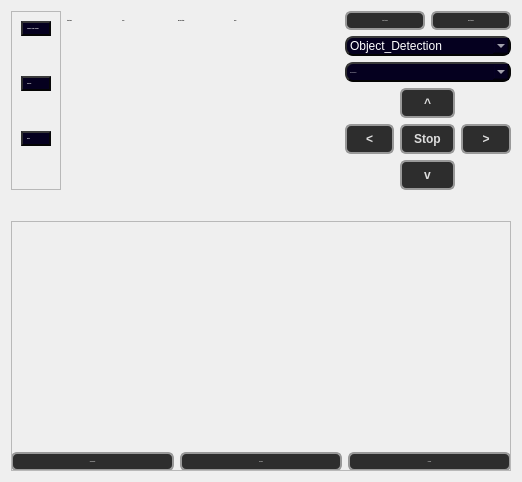
      <widget class="QWidget" name="widget">
       <attribute name="title">
        <string>Main</string>
       </attribute>
       <layout class="QGridLayout" name="gridLayout_5">
        <item row="0" column="1">
         <widget class="QLabel" name="lab_Task_Time">
          <property name="font">
           <font>
            <family>Segon Ui</family>
            <pointsize>-1</pointsize>
            <bold>true</bold>
           </font>
          </property>
          <property name="text">
           <string>task time:</string>
          </property>
         </widget>
        </item>
        <item row="2" column="1" rowspan="4" colspan="5">
         <widget class="QLabel" name="mainDisplay">
          <property name="font">
           <font>
            <family>Segon Ui</family>
            <pointsize>-1</pointsize>
           </font>
          </property>
          <property name="text">
           <string/>
          </property>
          <property name="scaledContents">
           <bool>true</bool>
          </property>
         </widget>
        </item>
        <item row="0" column="6" colspan="3">
         <layout class="QHBoxLayout" name="Timer_Btns_Layout">
          <item>
           <widget class="QPushButton" name="startButton">
            <property name="font">
             <font>
              <family>Segon Ui</family>
              <pointsize>-1</pointsize>
              <bold>true</bold>
             </font>
            </property>
            <property name="styleSheet">
             <string notr="true">QPushButton {
    background-color: #2d2d2d;          /* same tone as slider sub-page */
    border: 2px solid #999;             /* metallic border like slider lever */
    border-radius: 6px;
    padding: 6px 12px;
    color: #dddddd;
    font-weight: bold;
}

/* Hover effect: subtle brightness increase */
QPushButton:hover {
    background-color: #3a3a3a;
    border-color: #ccc;
}

QPushButton:pressed {
    background: qlineargradient(x1:0, y1:0, x2:0, y2:1,
        stop:0 #1a1a2a, stop:0.5 #0a0a1a, stop:1 #00000a);
    color: #a0a0ff;
    border: 2px solid #5555ff;
    text-shadow: 0px 0px 8px rgba(100, 100, 255, 0.7);
    box-shadow: 0px 0px 15px rgba(100, 100, 255, 0.4);
}</string>
            </property>
            <property name="text">
             <string>Start Timer</string>
            </property>
           </widget>
          </item>
          <item>
           <widget class="QPushButton" name="resetButton">
            <property name="font">
             <font>
              <family>Segon Ui</family>
              <pointsize>-1</pointsize>
              <bold>true</bold>
             </font>
            </property>
            <property name="styleSheet">
             <string notr="true">QPushButton {
    background-color: #2d2d2d;          /* same tone as slider sub-page */
    border: 2px solid #999;             /* metallic border like slider lever */
    border-radius: 6px;
    padding: 6px 12px;
    color: #dddddd;
    font-weight: bold;
}

/* Hover effect: subtle brightness increase */
QPushButton:hover {
    background-color: #3a3a3a;
    border-color: #ccc;
}

QPushButton:pressed {
    background: qlineargradient(x1:0, y1:0, x2:0, y2:1,
        stop:0 #1a1a2a, stop:0.5 #0a0a1a, stop:1 #00000a);
    color: #a0a0ff;
    border: 2px solid #5555ff;
    text-shadow: 0px 0px 8px rgba(100, 100, 255, 0.7);
    box-shadow: 0px 0px 15px rgba(100, 100, 255, 0.4);
}</string>
            </property>
            <property name="text">
             <string>Reset Timer</string>
            </property>
           </widget>
          </item>
         </layout>
        </item>
        <item row="4" column="8">
         <widget class="QPushButton" name="Right">
          <property name="styleSheet">
           <string notr="true">QPushButton {
    background-color: #2d2d2d;          /* same tone as slider sub-page */
    border: 2px solid #999;             /* metallic border like slider lever */
    border-radius: 6px;
    padding: 6px 12px;
    color: #dddddd;
    font-weight: bold;
}

/* Hover effect: subtle brightness increase */
QPushButton:hover {
    background-color: #3a3a3a;
    border-color: #ccc;
}

QPushButton:pressed {
    background: qlineargradient(x1:0, y1:0, x2:0, y2:1,
        stop:0 #1a1a2a, stop:0.5 #0a0a1a, stop:1 #00000a);
    color: #a0a0ff;
    border: 2px solid #5555ff;
    text-shadow: 0px 0px 8px rgba(100, 100, 255, 0.7);
    box-shadow: 0px 0px 15px rgba(100, 100, 255, 0.4);
}</string>
          </property>
          <property name="text">
           <string>&gt;</string>
          </property>
          <property name="icon">
           <iconset>
            <normalon>../DELL/OneDrive/Desktop/Amen/download/arrow-right (1).svg</normalon>
           </iconset>
          </property>
          <property name="iconSize">
           <size>
            <width>24</width>
            <height>24</height>
           </size>
          </property>
          <property name="shortcut">
           <string>D</string>
          </property>
         </widget>
        </item>
        <item row="5" column="7">
         <widget class="QPushButton" name="Down">
          <property name="palette">
           <palette>
            <active>
             <colorrole role="WindowText">
              <brush brushstyle="SolidPattern">
               <color alpha="255">
                <red>221</red>
                <green>221</green>
                <blue>221</blue>
               </color>
              </brush>
             </colorrole>
             <colorrole role="Button">
              <brush brushstyle="SolidPattern">
               <color alpha="255">
                <red>45</red>
                <green>45</green>
                <blue>45</blue>
               </color>
              </brush>
             </colorrole>
             <colorrole role="Text">
              <brush brushstyle="SolidPattern">
               <color alpha="255">
                <red>221</red>
                <green>221</green>
                <blue>221</blue>
               </color>
              </brush>
             </colorrole>
             <colorrole role="ButtonText">
              <brush brushstyle="SolidPattern">
               <color alpha="255">
                <red>221</red>
                <green>221</green>
                <blue>221</blue>
               </color>
              </brush>
             </colorrole>
             <colorrole role="Base">
              <brush brushstyle="SolidPattern">
               <color alpha="255">
                <red>45</red>
                <green>45</green>
                <blue>45</blue>
               </color>
              </brush>
             </colorrole>
             <colorrole role="Window">
              <brush brushstyle="SolidPattern">
               <color alpha="255">
                <red>45</red>
                <green>45</green>
                <blue>45</blue>
               </color>
              </brush>
             </colorrole>
             <colorrole role="Highlight">
              <brush brushstyle="SolidPattern">
               <color alpha="255">
                <red>0</red>
                <green>77</green>
                <blue>64</blue>
               </color>
              </brush>
             </colorrole>
             <colorrole role="HighlightedText">
              <brush brushstyle="SolidPattern">
               <color alpha="255">
                <red>255</red>
                <green>255</green>
                <blue>255</blue>
               </color>
              </brush>
             </colorrole>
             <colorrole role="PlaceholderText">
              <brush brushstyle="SolidPattern">
               <color alpha="128">
                <red>221</red>
                <green>221</green>
                <blue>221</blue>
               </color>
              </brush>
             </colorrole>
            </active>
            <inactive>
             <colorrole role="WindowText">
              <brush brushstyle="SolidPattern">
               <color alpha="255">
                <red>221</red>
                <green>221</green>
                <blue>221</blue>
               </color>
              </brush>
             </colorrole>
             <colorrole role="Button">
              <brush brushstyle="SolidPattern">
               <color alpha="255">
                <red>45</red>
                <green>45</green>
                <blue>45</blue>
               </color>
              </brush>
             </colorrole>
             <colorrole role="Text">
              <brush brushstyle="SolidPattern">
               <color alpha="255">
                <red>221</red>
                <green>221</green>
                <blue>221</blue>
               </color>
              </brush>
             </colorrole>
             <colorrole role="ButtonText">
              <brush brushstyle="SolidPattern">
               <color alpha="255">
                <red>221</red>
                <green>221</green>
                <blue>221</blue>
               </color>
              </brush>
             </colorrole>
             <colorrole role="Base">
              <brush brushstyle="SolidPattern">
               <color alpha="255">
                <red>45</red>
                <green>45</green>
                <blue>45</blue>
               </color>
              </brush>
             </colorrole>
             <colorrole role="Window">
              <brush brushstyle="SolidPattern">
               <color alpha="255">
                <red>45</red>
                <green>45</green>
                <blue>45</blue>
               </color>
              </brush>
             </colorrole>
             <colorrole role="Highlight">
              <brush brushstyle="SolidPattern">
               <color alpha="255">
                <red>0</red>
                <green>77</green>
                <blue>64</blue>
               </color>
              </brush>
             </colorrole>
             <colorrole role="HighlightedText">
              <brush brushstyle="SolidPattern">
               <color alpha="255">
                <red>255</red>
                <green>255</green>
                <blue>255</blue>
               </color>
              </brush>
             </colorrole>
             <colorrole role="PlaceholderText">
              <brush brushstyle="SolidPattern">
               <color alpha="128">
                <red>221</red>
                <green>221</green>
                <blue>221</blue>
               </color>
              </brush>
             </colorrole>
            </inactive>
            <disabled>
             <colorrole role="WindowText">
              <brush brushstyle="SolidPattern">
               <color alpha="255">
                <red>221</red>
                <green>221</green>
                <blue>221</blue>
               </color>
              </brush>
             </colorrole>
             <colorrole role="Button">
              <brush brushstyle="SolidPattern">
               <color alpha="255">
                <red>45</red>
                <green>45</green>
                <blue>45</blue>
               </color>
              </brush>
             </colorrole>
             <colorrole role="Text">
              <brush brushstyle="SolidPattern">
               <color alpha="255">
                <red>221</red>
                <green>221</green>
                <blue>221</blue>
               </color>
              </brush>
             </colorrole>
             <colorrole role="ButtonText">
              <brush brushstyle="SolidPattern">
               <color alpha="255">
                <red>221</red>
                <green>221</green>
                <blue>221</blue>
               </color>
              </brush>
             </colorrole>
             <colorrole role="Base">
              <brush brushstyle="SolidPattern">
               <color alpha="255">
                <red>45</red>
                <green>45</green>
                <blue>45</blue>
               </color>
              </brush>
             </colorrole>
             <colorrole role="Window">
              <brush brushstyle="SolidPattern">
               <color alpha="255">
                <red>45</red>
                <green>45</green>
                <blue>45</blue>
               </color>
              </brush>
             </colorrole>
             <colorrole role="Highlight">
              <brush brushstyle="SolidPattern">
               <color alpha="255">
                <red>0</red>
                <green>77</green>
                <blue>64</blue>
               </color>
              </brush>
             </colorrole>
             <colorrole role="HighlightedText">
              <brush brushstyle="SolidPattern">
               <color alpha="255">
                <red>255</red>
                <green>255</green>
                <blue>255</blue>
               </color>
              </brush>
             </colorrole>
             <colorrole role="PlaceholderText">
              <brush brushstyle="SolidPattern">
               <color alpha="128">
                <red>221</red>
                <green>221</green>
                <blue>221</blue>
               </color>
              </brush>
             </colorrole>
            </disabled>
           </palette>
          </property>
          <property name="styleSheet">
           <string notr="true">QPushButton {
    background-color: #2d2d2d;          /* same tone as slider sub-page */
    border: 2px solid #999;             /* metallic border like slider lever */
    border-radius: 6px;
    padding: 6px 12px;
    color: #dddddd;
    font-weight: bold;
}

/* Hover effect: subtle brightness increase */
QPushButton:hover {
    background-color: #3a3a3a;
    border-color: #ccc;
}

QPushButton:pressed {
    background: qlineargradient(x1:0, y1:0, x2:0, y2:1,
        stop:0 #1a1a2a, stop:0.5 #0a0a1a, stop:1 #00000a);
    color: #a0a0ff;
    border: 2px solid #5555ff;
    text-shadow: 0px 0px 8px rgba(100, 100, 255, 0.7);
    box-shadow: 0px 0px 15px rgba(100, 100, 255, 0.4);
}</string>
          </property>
          <property name="text">
           <string>v</string>
          </property>
          <property name="icon">
           <iconset theme="white">
            <normalon>../DELL/OneDrive/Desktop/Amen/download/arrow-down (1).svg</normalon>
           </iconset>
          </property>
          <property name="iconSize">
           <size>
            <width>24</width>
            <height>24</height>
           </size>
          </property>
          <property name="shortcut">
           <string>S</string>
          </property>
         </widget>
        </item>
        <item row="0" column="2">
         <widget class="QLabel" name="taskLabel">
          <property name="font">
           <font>
            <family>Segon Ui</family>
            <pointsize>-1</pointsize>
            <bold>true</bold>
           </font>
          </property>
          <property name="text">
           <string>15:00</string>
          </property>
         </widget>
        </item>
        <item row="4" column="6">
         <widget class="QPushButton" name="Left">
          <property name="minimumSize">
           <size>
            <width>0</width>
            <height>0</height>
           </size>
          </property>
          <property name="styleSheet">
           <string notr="true">QPushButton {
    background-color: #2d2d2d;          /* same tone as slider sub-page */
    border: 2px solid #999;             /* metallic border like slider lever */
    border-radius: 6px;
    padding: 6px 12px;
    color: #dddddd;
    font-weight: bold;
}

/* Hover effect: subtle brightness increase */
QPushButton:hover {
    background-color: #3a3a3a;
    border-color: #ccc;
}

QPushButton:pressed {
    background: qlineargradient(x1:0, y1:0, x2:0, y2:1,
        stop:0 #1a1a2a, stop:0.5 #0a0a1a, stop:1 #00000a);
    color: #a0a0ff;
    border: 2px solid #5555ff;
    text-shadow: 0px 0px 8px rgba(100, 100, 255, 0.7);
    box-shadow: 0px 0px 15px rgba(100, 100, 255, 0.4);
}</string>
          </property>
          <property name="text">
           <string>&lt;</string>
          </property>
          <property name="icon">
           <iconset>
            <normalon>../DELL/OneDrive/Desktop/Amen/download/arrow-left (1).svg</normalon>
           </iconset>
          </property>
          <property name="iconSize">
           <size>
            <width>24</width>
            <height>24</height>
           </size>
          </property>
          <property name="shortcut">
           <string>A</string>
          </property>
         </widget>
        </item>
        <item row="9" column="0" colspan="9">
         <layout class="QHBoxLayout" name="Main_Btns_Layout">
          <item>
           <widget class="QPushButton" name="screenshot_Btn">
            <property name="font">
             <font>
              <family>Segon Ui</family>
              <pointsize>-1</pointsize>
              <bold>true</bold>
             </font>
            </property>
            <property name="styleSheet">
             <string notr="true">QPushButton {
    background-color: #2d2d2d;          /* same tone as slider sub-page */
    border: 2px solid #999;             /* metallic border like slider lever */
    border-radius: 6px;
    padding: 6px 12px;
    color: #dddddd;
    font-weight: bold;
	
}

/* Hover effect: subtle brightness increase */
QPushButton:hover {
    background-color: #3a3a3a;
    border-color: #ccc;
}

QPushButton:pressed {
    background: qlineargradient(x1:0, y1:0, x2:0, y2:1,
        stop:0 #1a1a2a, stop:0.5 #0a0a1a, stop:1 #00000a);
    color: #a0a0ff;
    border: 2px solid #5555ff;
    text-shadow: 0px 0px 8px rgba(100, 100, 255, 0.7);
    box-shadow: 0px 0px 15px rgba(100, 100, 255, 0.4);
}</string>
            </property>
            <property name="text">
             <string>Screenshot</string>
            </property>
           </widget>
          </item>
          <item>
           <widget class="QPushButton" name="record_Btn">
            <property name="font">
             <font>
              <family>Segon Ui</family>
              <pointsize>-1</pointsize>
              <bold>true</bold>
             </font>
            </property>
            <property name="styleSheet">
             <string notr="true">QPushButton {
    background-color: #2d2d2d;          /* same tone as slider sub-page */
    border: 2px solid #999;             /* metallic border like slider lever */
    border-radius: 6px;
    padding: 6px 12px;
    color: #dddddd;
    font-weight: bold;
}

/* Hover effect: subtle brightness increase */
QPushButton:hover {
    background-color: #3a3a3a;
    border-color: #ccc;
}

QPushButton:pressed {
    background: qlineargradient(x1:0, y1:0, x2:0, y2:1,
        stop:0 #1a1a2a, stop:0.5 #0a0a1a, stop:1 #00000a);
    color: #a0a0ff;
    border: 2px solid #5555ff;
    text-shadow: 0px 0px 8px rgba(100, 100, 255, 0.7);
    box-shadow: 0px 0px 15px rgba(100, 100, 255, 0.4);
}
</string>
            </property>
            <property name="text">
             <string>Record</string>
            </property>
           </widget>
          </item>
          <item>
           <widget class="QPushButton" name="Freeze_Btn">
            <property name="font">
             <font>
              <family>Segon Ui</family>
              <pointsize>-1</pointsize>
              <bold>true</bold>
             </font>
            </property>
            <property name="styleSheet">
             <string notr="true">QPushButton {
    background-color: #2d2d2d;          /* same tone as slider sub-page */
    border: 2px solid #999;             /* metallic border like slider lever */
    border-radius: 6px;
    padding: 6px 12px;
    color: #dddddd;
    font-weight: bold;
}

/* Hover effect: subtle brightness increase */
QPushButton:hover {
    background-color: #3a3a3a;
    border-color: #ccc;
}

QPushButton:pressed {
    background: qlineargradient(x1:0, y1:0, x2:0, y2:1,
        stop:0 #1a1a2a, stop:0.5 #0a0a1a, stop:1 #00000a);
    color: #a0a0ff;
    border: 2px solid #5555ff;
    text-shadow: 0px 0px 8px rgba(100, 100, 255, 0.7);
    box-shadow: 0px 0px 15px rgba(100, 100, 255, 0.4);
}</string>
            </property>
            <property name="text">
             <string>Freeze</string>
            </property>
           </widget>
          </item>
         </layout>
        </item>
        <item row="8" column="0" colspan="9">
         <widget class="QFrame" name="MainCams_Frame">
          <property name="minimumSize">
           <size>
            <width>500</width>
            <height>250</height>
           </size>
          </property>
          <property name="maximumSize">
           <size>
            <width>16777215</width>
            <height>200</height>
           </size>
          </property>
          <property name="frameShape">
           <enum>QFrame::Shape::StyledPanel</enum>
          </property>
          <property name="frameShadow">
           <enum>QFrame::Shadow::Raised</enum>
          </property>
          <layout class="QGridLayout" name="gridLayout_6">
           <item row="0" column="3">
            <widget class="QLabel" name="camRight">
             <property name="text">
              <string/>
             </property>
             <property name="scaledContents">
              <bool>true</bool>
             </property>
            </widget>
           </item>
           <item row="0" column="0">
            <widget class="QLabel" name="camLeft">
             <property name="text">
              <string/>
             </property>
             <property name="scaledContents">
              <bool>true</bool>
             </property>
            </widget>
           </item>
           <item row="0" column="2">
            <widget class="QLabel" name="camDown">
             <property name="text">
              <string/>
             </property>
             <property name="scaledContents">
              <bool>true</bool>
             </property>
            </widget>
           </item>
           <item row="0" column="1">
            <widget class="QLabel" name="camFront">
             <property name="text">
              <string/>
             </property>
             <property name="scaledContents">
              <bool>true</bool>
             </property>
            </widget>
           </item>
          </layout>
         </widget>
        </item>
        <item row="0" column="3">
         <widget class="QLabel" name="lab_Mission_Time">
          <property name="font">
           <font>
            <family>Segon Ui</family>
            <pointsize>-1</pointsize>
            <bold>true</bold>
           </font>
          </property>
          <property name="toolTip">
           <string>&lt;html&gt;&lt;head/&gt;&lt;body&gt;&lt;p align=&quot;center&quot;&gt;mission time:60:00&lt;/p&gt;&lt;p align=&quot;center&quot;&gt;&lt;br/&gt;&lt;/p&gt;&lt;/body&gt;&lt;/html&gt;</string>
          </property>
          <property name="text">
           <string>mission time:</string>
          </property>
         </widget>
        </item>
        <item row="3" column="7">
         <widget class="QPushButton" name="Up">
          <property name="styleSheet">
           <string notr="true">QPushButton {
    background-color: #2d2d2d;          /* same tone as slider sub-page */
    border: 2px solid #999;             /* metallic border like slider lever */
    border-radius: 6px;
    padding: 6px 12px;
    color: #dddddd;
    font-weight: bold;
}

/* Hover effect: subtle brightness increase */
QPushButton:hover {
    background-color: #3a3a3a;
    border-color: #ccc;
}

QPushButton:pressed {
    background: qlineargradient(x1:0, y1:0, x2:0, y2:1,
        stop:0 #1a1a2a, stop:0.5 #0a0a1a, stop:1 #00000a);
    color: #a0a0ff;
    border: 2px solid #5555ff;
    text-shadow: 0px 0px 8px rgba(100, 100, 255, 0.7);
    box-shadow: 0px 0px 15px rgba(100, 100, 255, 0.4);
}</string>
          </property>
          <property name="text">
           <string>^</string>
          </property>
          <property name="icon">
           <iconset>
            <normalon>../DELL/OneDrive/Desktop/Amen/download/arrow-up (1).svg</normalon>
           </iconset>
          </property>
          <property name="iconSize">
           <size>
            <width>24</width>
            <height>24</height>
           </size>
          </property>
          <property name="shortcut">
           <string>W</string>
          </property>
         </widget>
        </item>
        <item row="1" column="6" colspan="3">
         <widget class="QComboBox" name="TaskBox">
          <property name="styleSheet">
           <string notr="true">/* --- Depth + Outline for all widgets --- */
* {
    border-radius: 8px;

    border-top: 2px solid #3a3a3a;      /* highlight top */
    border-left: 2px solid #2e2e2e;     /* highlight left */
    border-right: 2px solid #080808;    /* shadow right */
    border-bottom: 2px solid #040404;   /* shadow bottom */
}

/* --- Default background for all widgets --- */
* {
    background-color: rgb(5, 0, 31);
    color: #ffffff;
}

/* --- Labels specifically --- */
QLabel {
    background-color: rgb(5, 0, 31);   /* ensure label has same background */
    color: white;                      /* white text */
    padding: 4px;                      /* small space inside */
    border-radius: 8px;
}
</string>
          </property>
          <item>
           <property name="text">
            <string>Object_Detection</string>
           </property>
          </item>
          <item>
           <property name="text">
            <string>3D_Model</string>
           </property>
          </item>
          <item>
           <property name="text">
            <string>Iceberg</string>
           </property>
          </item>
         </widget>
        </item>
        <item row="0" column="4" colspan="2">
         <widget class="QLabel" name="missionLabel">
          <property name="font">
           <font>
            <family>Segon Ui</family>
            <pointsize>-1</pointsize>
            <bold>true</bold>
           </font>
          </property>
          <property name="text">
           <string>60:00</string>
          </property>
         </widget>
        </item>
        <item row="4" column="7">
         <widget class="QPushButton" name="Stop_btn">
          <property name="styleSheet">
           <string notr="true">QPushButton {
    background-color: #2d2d2d;          /* same tone as slider sub-page */
    border: 2px solid #999;             /* metallic border like slider lever */
    border-radius: 6px;
    padding: 6px 12px;
    color: #dddddd;
    font-weight: bold;
}

/* Hover effect: subtle brightness increase */
QPushButton:hover {
    background-color: #3a3a3a;
    border-color: #ccc;
}

QPushButton:pressed {
    background: qlineargradient(x1:0, y1:0, x2:0, y2:1,
        stop:0 #1a1a2a, stop:0.5 #0a0a1a, stop:1 #00000a);
    color: #a0a0ff;
    border: 2px solid #5555ff;
    text-shadow: 0px 0px 8px rgba(100, 100, 255, 0.7);
    box-shadow: 0px 0px 15px rgba(100, 100, 255, 0.4);
}
</string>
          </property>
          <property name="text">
           <string>Stop</string>
          </property>
          <property name="shortcut">
           <string>Space</string>
          </property>
         </widget>
        </item>
        <item row="0" column="0" rowspan="6">
         <widget class="QFrame" name="Inf_Frame">
          <property name="font">
           <font>
            <family>Segon Ui</family>
            <pointsize>-1</pointsize>
           </font>
          </property>
          <property name="styleSheet">
           <string notr="true"/>
          </property>
          <property name="frameShape">
           <enum>QFrame::Shape::StyledPanel</enum>
          </property>
          <property name="frameShadow">
           <enum>QFrame::Shadow::Raised</enum>
          </property>
          <layout class="QVBoxLayout" name="verticalLayout">
           <item>
            <widget class="QLabel" name="lab_Campany_Name">
             <property name="font">
              <font>
               <family>Segon Ui</family>
               <pointsize>-1</pointsize>
               <bold>true</bold>
              </font>
             </property>
             <property name="styleSheet">
              <string notr="true">/* --- Depth + Outline for all widgets --- */
* {
    border-radius: 8px;

    border-top: 2px solid #3a3a3a;      /* highlight top */
    border-left: 2px solid #2e2e2e;     /* highlight left */
    border-right: 2px solid #080808;    /* shadow right */
    border-bottom: 2px solid #040404;   /* shadow bottom */
}

/* --- Default background for all widgets --- */
* {
    background-color: rgb(5, 0, 31);
    color: #ffffff;
}

/* --- Labels specifically --- */
QLabel {
    background-color: rgb(5, 0, 31);   /* ensure label has same background */
    color: white;                      /* white text */
    padding: 4px;                      /* small space inside */
    border-radius: 8px;
}</string>
             </property>
             <property name="text">
              <string>campany name: Enigma</string>
             </property>
            </widget>
           </item>
           <item>
            <spacer name="verticalSpacer">
             <property name="orientation">
              <enum>Qt::Orientation::Vertical</enum>
             </property>
             <property name="sizeHint" stdset="0">
              <size>
               <width>20</width>
               <height>40</height>
              </size>
             </property>
            </spacer>
           </item>
           <item>
            <widget class="QLabel" name="Lab_Pressure">
             <property name="font">
              <font>
               <family>Segon Ui</family>
               <pointsize>-1</pointsize>
               <bold>true</bold>
              </font>
             </property>
             <property name="styleSheet">
              <string notr="true">/* --- Depth + Outline for all widgets --- */
* {
    border-radius: 8px;

    border-top: 2px solid #3a3a3a;      /* highlight top */
    border-left: 2px solid #2e2e2e;     /* highlight left */
    border-right: 2px solid #080808;    /* shadow right */
    border-bottom: 2px solid #040404;   /* shadow bottom */
}

/* --- Default background for all widgets --- */
* {
    background-color: rgb(5, 0, 31);
    color: #ffffff;
}

/* --- Labels specifically --- */
QLabel {
    background-color: rgb(5, 0, 31);   /* ensure label has same background */
    color: white;                      /* white text */
    padding: 4px;                      /* small space inside */
    border-radius: 8px;
}</string>
             </property>
             <property name="text">
              <string>pressure:</string>
             </property>
            </widget>
           </item>
           <item>
            <spacer name="verticalSpacer_3">
             <property name="orientation">
              <enum>Qt::Orientation::Vertical</enum>
             </property>
             <property name="sizeHint" stdset="0">
              <size>
               <width>20</width>
               <height>40</height>
              </size>
             </property>
            </spacer>
           </item>
           <item>
            <widget class="QLabel" name="lab_Depth">
             <property name="font">
              <font>
               <family>Segon Ui</family>
               <pointsize>-1</pointsize>
               <bold>true</bold>
              </font>
             </property>
             <property name="styleSheet">
              <string notr="true">/* --- Depth + Outline for all widgets --- */
* {
    border-radius: 8px;

    border-top: 2px solid #3a3a3a;      /* highlight top */
    border-left: 2px solid #2e2e2e;     /* highlight left */
    border-right: 2px solid #080808;    /* shadow right */
    border-bottom: 2px solid #040404;   /* shadow bottom */
}

/* --- Default background for all widgets --- */
* {
    background-color: rgb(5, 0, 31);
    color: #ffffff;
}

/* --- Labels specifically --- */
QLabel {
    background-color: rgb(5, 0, 31);   /* ensure label has same background */
    color: white;                      /* white text */
    padding: 4px;                      /* small space inside */
    border-radius: 8px;
}</string>
             </property>
             <property name="text">
              <string>depth:</string>
             </property>
            </widget>
           </item>
           <item>
            <spacer name="verticalSpacer_4">
             <property name="orientation">
              <enum>Qt::Orientation::Vertical</enum>
             </property>
             <property name="sizeHint" stdset="0">
              <size>
               <width>20</width>
               <height>40</height>
              </size>
             </property>
            </spacer>
           </item>
          </layout>
         </widget>
        </item>
        <item row="2" column="6" colspan="3">
         <widget class="QComboBox" name="cameraBox">
          <property name="font">
           <font>
            <family>Segon Ui</family>
            <pointsize>-1</pointsize>
           </font>
          </property>
          <property name="styleSheet">
           <string notr="true">/* --- Depth + Outline for all widgets --- */
* {
    border-radius: 8px;

    border-top: 2px solid #3a3a3a;      /* highlight top */
    border-left: 2px solid #2e2e2e;     /* highlight left */
    border-right: 2px solid #080808;    /* shadow right */
    border-bottom: 2px solid #040404;   /* shadow bottom */
}

/* --- Default background for all widgets --- */
* {
    background-color: rgb(5, 0, 31);
    color: #ffffff;
}

/* --- Labels specifically --- */
QLabel {
    background-color: rgb(5, 0, 31);   /* ensure label has same background */
    color: white;                      /* white text */
    padding: 4px;                      /* small space inside */
    border-radius: 8px;
}</string>
          </property>
          <item>
           <property name="text">
            <string>Front Camera</string>
           </property>
          </item>
          <item>
           <property name="text">
            <string>Down Camera</string>
           </property>
          </item>
          <item>
           <property name="text">
            <string>Right Camera</string>
           </property>
          </item>
          <item>
           <property name="text">
            <string>Left Camera</string>
           </property>
          </item>
         </widget>
        </item>
       </layout>
      </widget>
